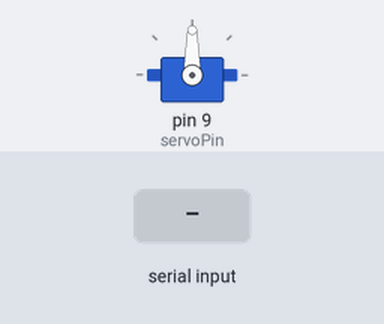
The sketch below on a simulated Arduino Uno, built with avr-gcc and run on an emulated ATmega328P. Parts: servo. Inputs (shaded band) come from the test bench.

Above: at 1.2 s.
1.3 s: "90,45\n" received over Serial
At 1.8 s:
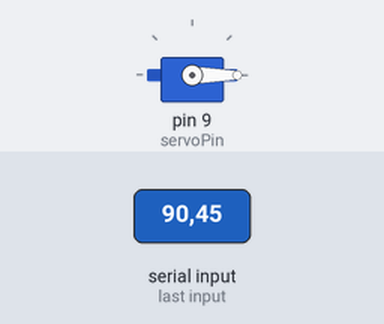
2.8 s: "30,150\n" received over Serial
At 3.3 s:
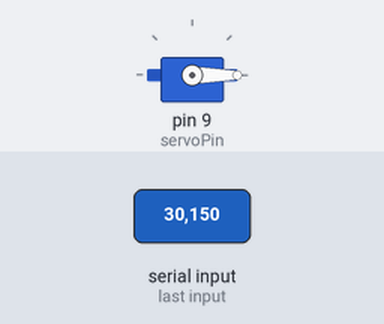
Timing chart, 0 to 5.8 s (numbered marks = the images above; inputs shaded):
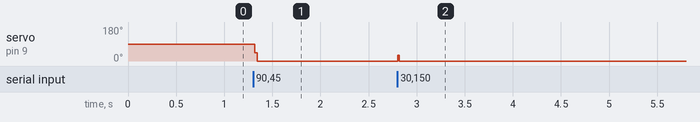

Measured:
- after the input at 1.3 s, servo on pin 9 (servoPin): 90° → 0° at once
- after the input at 2.8 s, servo on pin 9 (servoPin): 0° → 30° at once, → 0° 0.02 s later

The sketch:

SerialReadServo.ino
```cpp
/*
 *  SerialReadServo - Reading serial data and setting servo position
 *
 *  @author Gareth Foote
 */

 #include <Servo.h>

const int servoPin = 9;
Servo myservo;  // create servo object to control a servo

void setup() {
  Serial.begin(9600);
  // Sets timeout to 10 milliseconds, instead of default 1 second
  Serial.setTimeout(10);
  myservo.attach(servoPin);
}

void loop() {
  // Check if serial port is being sent data
  if(Serial.available() > 0){
    // Convert to an integer (int)
    char input = Serial.parseInt();
    myservo.write(input);
    delay(15);
  }
}
```
